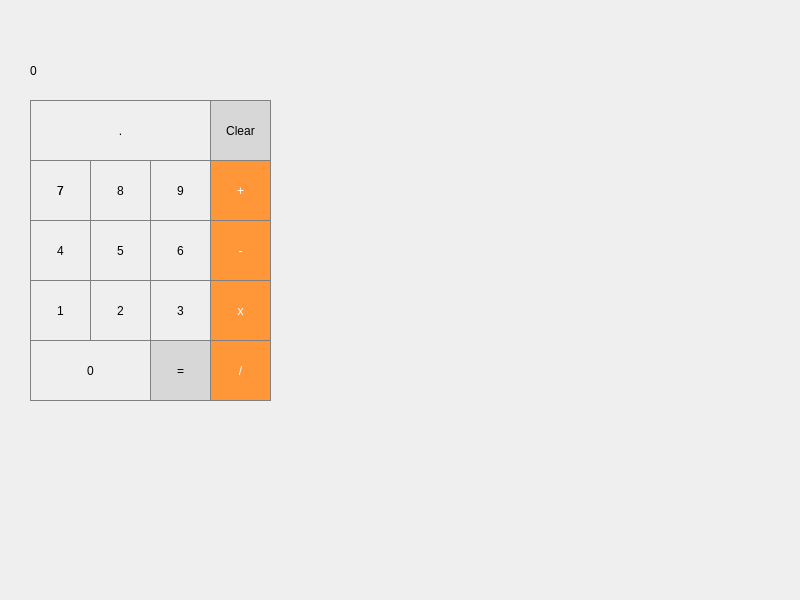
<?xml version="1.0" encoding="UTF-8"?>
<ui version="4.0">
 <class>MainWindow</class>
 <widget class="QMainWindow" name="MainWindow">
  <property name="geometry">
   <rect>
    <x>0</x>
    <y>0</y>
    <width>800</width>
    <height>600</height>
   </rect>
  </property>
  <property name="windowTitle">
   <string>MainWindow</string>
  </property>
  <widget class="QWidget" name="containerWidget">
   <widget class="QPushButton" name="button_7">
    <property name="geometry">
     <rect>
      <x>30</x>
      <y>160</y>
      <width>61</width>
      <height>61</height>
     </rect>
    </property>
    <property name="styleSheet">
     <string notr="true">QPushButton {
   border: 1px solid gray;
}
QPushButton:pressed {
    background-color: qlineargradient(x1: 0, y1: 0, x2: 0, y2: 1,
                                      stop: 0 #dadbde, stop: 1 #f6f7fa);
}
</string>
    </property>
    <property name="text">
     <string>7</string>
    </property>
   </widget>
   <widget class="QPushButton" name="button8">
    <property name="geometry">
     <rect>
      <x>90</x>
      <y>160</y>
      <width>61</width>
      <height>61</height>
     </rect>
    </property>
    <property name="styleSheet">
     <string notr="true">QPushButton {
   border: 1px solid gray;
}
QPushButton:pressed {
    background-color: qlineargradient(x1: 0, y1: 0, x2: 0, y2: 1,
                                      stop: 0 #dadbde, stop: 1 #f6f7fa);
}
</string>
    </property>
    <property name="text">
     <string>8</string>
    </property>
   </widget>
   <widget class="QPushButton" name="button_9">
    <property name="geometry">
     <rect>
      <x>150</x>
      <y>160</y>
      <width>61</width>
      <height>61</height>
     </rect>
    </property>
    <property name="styleSheet">
     <string notr="true">QPushButton {
   border: 1px solid gray;
}
QPushButton:pressed {
    background-color: qlineargradient(x1: 0, y1: 0, x2: 0, y2: 1,
                                      stop: 0 #dadbde, stop: 1 #f6f7fa);
}
</string>
    </property>
    <property name="text">
     <string>9</string>
    </property>
   </widget>
   <widget class="QPushButton" name="button_4">
    <property name="geometry">
     <rect>
      <x>30</x>
      <y>220</y>
      <width>61</width>
      <height>61</height>
     </rect>
    </property>
    <property name="styleSheet">
     <string notr="true">QPushButton {
   border: 1px solid gray;
}
QPushButton:pressed {
    background-color: qlineargradient(x1: 0, y1: 0, x2: 0, y2: 1,
                                      stop: 0 #dadbde, stop: 1 #f6f7fa);
}
</string>
    </property>
    <property name="text">
     <string>4</string>
    </property>
   </widget>
   <widget class="QPushButton" name="button_5">
    <property name="geometry">
     <rect>
      <x>90</x>
      <y>220</y>
      <width>61</width>
      <height>61</height>
     </rect>
    </property>
    <property name="styleSheet">
     <string notr="true">QPushButton {
   border: 1px solid gray;
}
QPushButton:pressed {
    background-color: qlineargradient(x1: 0, y1: 0, x2: 0, y2: 1,
                                      stop: 0 #dadbde, stop: 1 #f6f7fa);
}
</string>
    </property>
    <property name="text">
     <string>5</string>
    </property>
   </widget>
   <widget class="QPushButton" name="button_6">
    <property name="geometry">
     <rect>
      <x>150</x>
      <y>220</y>
      <width>61</width>
      <height>61</height>
     </rect>
    </property>
    <property name="styleSheet">
     <string notr="true">QPushButton {
   border: 1px solid gray;
}
QPushButton:pressed {
    background-color: qlineargradient(x1: 0, y1: 0, x2: 0, y2: 1,
                                      stop: 0 #dadbde, stop: 1 #f6f7fa);
}
</string>
    </property>
    <property name="text">
     <string>6</string>
    </property>
   </widget>
   <widget class="QPushButton" name="button_1">
    <property name="geometry">
     <rect>
      <x>30</x>
      <y>280</y>
      <width>61</width>
      <height>61</height>
     </rect>
    </property>
    <property name="styleSheet">
     <string notr="true">QPushButton {
   border: 1px solid gray;
}
QPushButton:pressed {
    background-color: qlineargradient(x1: 0, y1: 0, x2: 0, y2: 1,
                                      stop: 0 #dadbde, stop: 1 #f6f7fa);
}
</string>
    </property>
    <property name="text">
     <string>1</string>
    </property>
   </widget>
   <widget class="QPushButton" name="button_2">
    <property name="geometry">
     <rect>
      <x>90</x>
      <y>280</y>
      <width>61</width>
      <height>61</height>
     </rect>
    </property>
    <property name="styleSheet">
     <string notr="true">QPushButton {
   border: 1px solid gray;
}
QPushButton:pressed {
    background-color: qlineargradient(x1: 0, y1: 0, x2: 0, y2: 1,
                                      stop: 0 #dadbde, stop: 1 #f6f7fa);
}
</string>
    </property>
    <property name="text">
     <string>2</string>
    </property>
   </widget>
   <widget class="QPushButton" name="button_3">
    <property name="geometry">
     <rect>
      <x>150</x>
      <y>280</y>
      <width>61</width>
      <height>61</height>
     </rect>
    </property>
    <property name="styleSheet">
     <string notr="true">QPushButton {
   border: 1px solid gray;
}
QPushButton:pressed {
    background-color: qlineargradient(x1: 0, y1: 0, x2: 0, y2: 1,
                                      stop: 0 #dadbde, stop: 1 #f6f7fa);
}
</string>
    </property>
    <property name="text">
     <string>3</string>
    </property>
   </widget>
   <widget class="QPushButton" name="button_0">
    <property name="geometry">
     <rect>
      <x>30</x>
      <y>340</y>
      <width>121</width>
      <height>61</height>
     </rect>
    </property>
    <property name="styleSheet">
     <string notr="true">QPushButton {
   border: 1px solid gray;
}
QPushButton:pressed {
    background-color: qlineargradient(x1: 0, y1: 0, x2: 0, y2: 1,
                                      stop: 0 #dadbde, stop: 1 #f6f7fa);
}
</string>
    </property>
    <property name="text">
     <string>0</string>
    </property>
   </widget>
   <widget class="QPushButton" name="buttonEqual">
    <property name="geometry">
     <rect>
      <x>150</x>
      <y>340</y>
      <width>61</width>
      <height>61</height>
     </rect>
    </property>
    <property name="styleSheet">
     <string notr="true">QPushButton {
  background-color: rgb(215, 215, 215);
  border: 1px solid gray;
}
QPushButton:pressed {
    background-color: qlineargradient(x1: 0, y1: 0, x2: 0, y2: 1,
                                      stop: 0 #BEBEBE, stop: 1 #D7D7D7);
}
</string>
    </property>
    <property name="text">
     <string>=</string>
    </property>
   </widget>
   <widget class="QPushButton" name="buttonPlus">
    <property name="geometry">
     <rect>
      <x>210</x>
      <y>160</y>
      <width>61</width>
      <height>61</height>
     </rect>
    </property>
    <property name="styleSheet">
     <string notr="true">QPushButton {
  background-color: rgb(255, 151, 57);
  color: white; 
  border: 1px solid gray;
}

QPushButton:pressed {
    background-color: qlineargradient(x1: 0, y1: 0, x2: 0, y2: 1,
                                      stop: 0 #FF7832, stop: 1 #FF9739);
}

</string>
    </property>
    <property name="text">
     <string>+</string>
    </property>
   </widget>
   <widget class="QPushButton" name="buttonMinus">
    <property name="geometry">
     <rect>
      <x>210</x>
      <y>220</y>
      <width>61</width>
      <height>61</height>
     </rect>
    </property>
    <property name="styleSheet">
     <string notr="true">QPushButton {
  background-color: rgb(255, 151, 57);
  color: white; 
  border: 1px solid gray;
}

QPushButton:pressed {
    background-color: qlineargradient(x1: 0, y1: 0, x2: 0, y2: 1,
                                      stop: 0 #FF7832, stop: 1 #FF9739);
}

</string>
    </property>
    <property name="text">
     <string>-</string>
    </property>
   </widget>
   <widget class="QPushButton" name="buttonTimes">
    <property name="geometry">
     <rect>
      <x>210</x>
      <y>280</y>
      <width>61</width>
      <height>61</height>
     </rect>
    </property>
    <property name="styleSheet">
     <string notr="true">QPushButton {
  background-color: rgb(255, 151, 57);
  color: white; 
  border: 1px solid gray;
}

QPushButton:pressed {
    background-color: qlineargradient(x1: 0, y1: 0, x2: 0, y2: 1,
                                      stop: 0 #FF7832, stop: 1 #FF9739);
}

</string>
    </property>
    <property name="text">
     <string>x</string>
    </property>
   </widget>
   <widget class="QPushButton" name="buttonDivide">
    <property name="geometry">
     <rect>
      <x>210</x>
      <y>340</y>
      <width>61</width>
      <height>61</height>
     </rect>
    </property>
    <property name="styleSheet">
     <string notr="true">QPushButton {
  background-color: rgb(255, 151, 57);
  color: white; 
  border: 1px solid gray;
}

QPushButton:pressed {
    background-color: qlineargradient(x1: 0, y1: 0, x2: 0, y2: 1,
                                      stop: 0 #FF7832, stop: 1 #FF9739);
}

</string>
    </property>
    <property name="text">
     <string>/</string>
    </property>
   </widget>
   <widget class="QPushButton" name="buttonClear">
    <property name="geometry">
     <rect>
      <x>210</x>
      <y>100</y>
      <width>61</width>
      <height>61</height>
     </rect>
    </property>
    <property name="styleSheet">
     <string notr="true">QPushButton {
  background-color: rgb(215, 215, 215);
  border: 1px solid gray;
}
QPushButton:pressed {
    background-color: qlineargradient(x1: 0, y1: 0, x2: 0, y2: 1,
                                      stop: 0 #BEBEBE, stop: 1 #D7D7D7);
}
</string>
    </property>
    <property name="text">
     <string>Clear</string>
    </property>
   </widget>
   <widget class="QLabel" name="display">
    <property name="geometry">
     <rect>
      <x>30</x>
      <y>40</y>
      <width>241</width>
      <height>61</height>
     </rect>
    </property>
    <property name="styleSheet">
     <string notr="true">QLabel {
  qproperty-alignment: 'AlignVCenter | AlignRight';
  border: 1px solid gray;
}

background-color : white;

</string>
    </property>
    <property name="text">
     <string>0</string>
    </property>
   </widget>
   <widget class="QPushButton" name="button_8">
    <property name="geometry">
     <rect>
      <x>30</x>
      <y>160</y>
      <width>61</width>
      <height>61</height>
     </rect>
    </property>
    <property name="styleSheet">
     <string notr="true">QPushButton {
   border: 1px solid gray;
}
QPushButton:pressed {
    background-color: qlineargradient(x1: 0, y1: 0, x2: 0, y2: 1,
                                      stop: 0 #dadbde, stop: 1 #f6f7fa);
}
</string>
    </property>
    <property name="text">
     <string>7</string>
    </property>
   </widget>
   <widget class="QPushButton" name="buttonDecimal">
    <property name="geometry">
     <rect>
      <x>30</x>
      <y>100</y>
      <width>181</width>
      <height>61</height>
     </rect>
    </property>
    <property name="styleSheet">
     <string notr="true">QPushButton {
   border: 1px solid gray;
}
QPushButton:pressed {
    background-color: qlineargradient(x1: 0, y1: 0, x2: 0, y2: 1,
                                      stop: 0 #dadbde, stop: 1 #f6f7fa);
}
</string>
    </property>
    <property name="text">
     <string>.</string>
    </property>
   </widget>
  </widget>
 </widget>
 <resources/>
 <connections/>
</ui>
